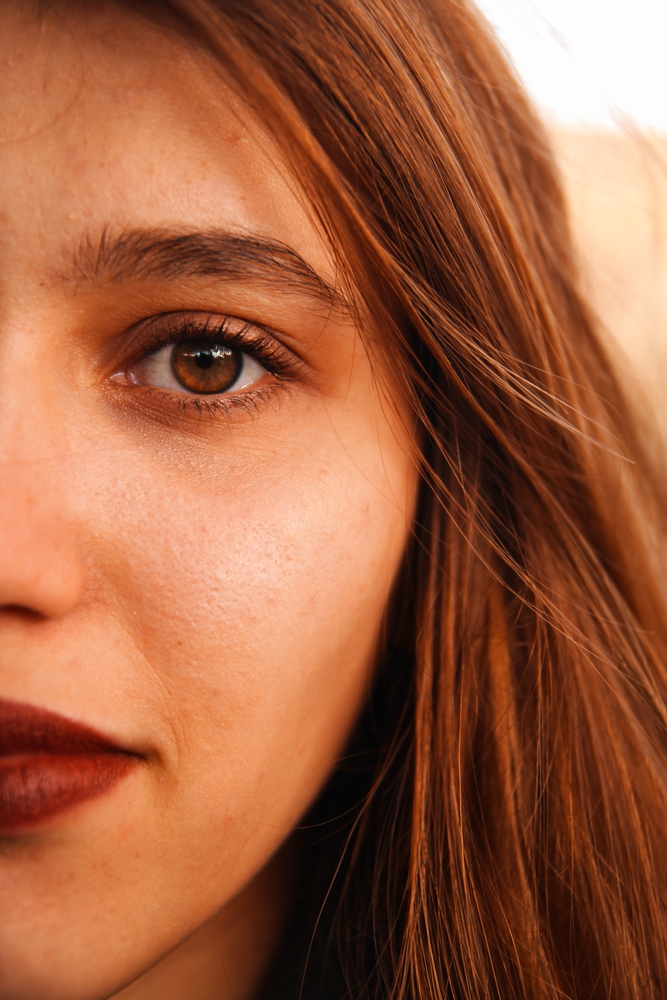
#> input picture dataset/training_set/A/A_16.jpg, 667 x 1000 px, shrunk from 3456 x 5184 before the run, found by its file name
$ python image8.py   (older library calls are emulated)
#> lines starting #> are read from the running program, lines starting #| are printed output that depends on the picture; after the words box and inside, x2 and y2 are one past the last pixel; in counts of white or black regions, pixels touching at a corner belong together
# coding: Shift_JIS

import cv2
import numpy as np

# 指定した画像(path)の物体を検出し、外接矩形の画像を出力します
def detect_contour():

  # 画像を読込
  src = cv2.imread("/Users/s-han/git/python_apple/dataset/training_set/A_16.jpg")
#> src is the input picture: shape (1000, 667, 3); mean B, G, R 64.4, 95.1, 159.1

  # グレースケール画像へ変換
  gray = cv2.cvtColor(src, cv2.COLOR_BGR2GRAY)
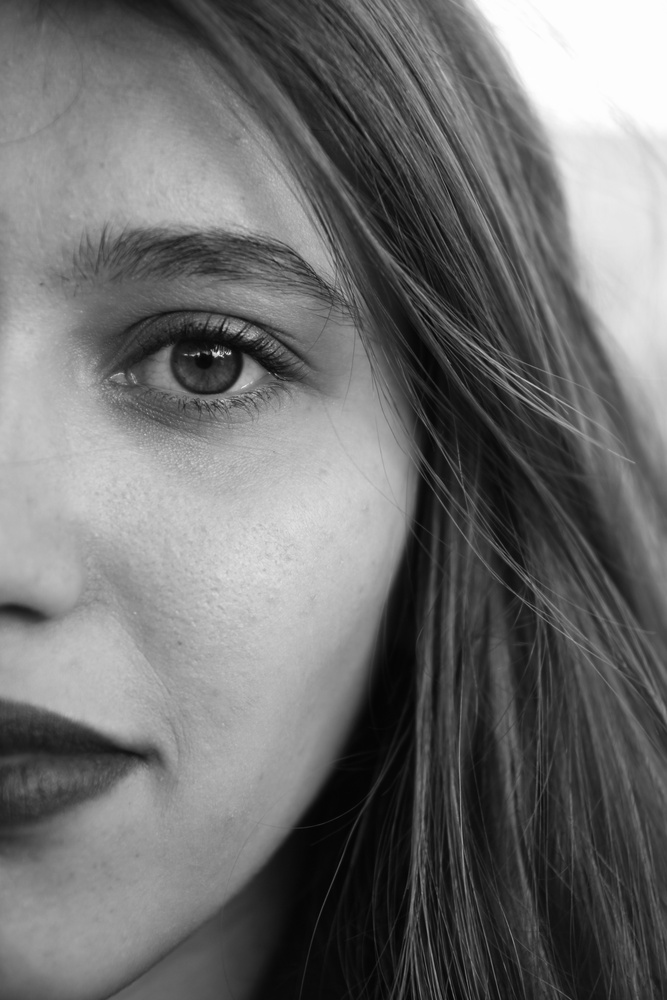
#> gray: shape (1000, 667); min 1, max 255, mean 110.8

  # 2値化
  retval, bw = cv2.threshold(gray, 50, 255, cv2.THRESH_BINARY | cv2.THRESH_OTSU)
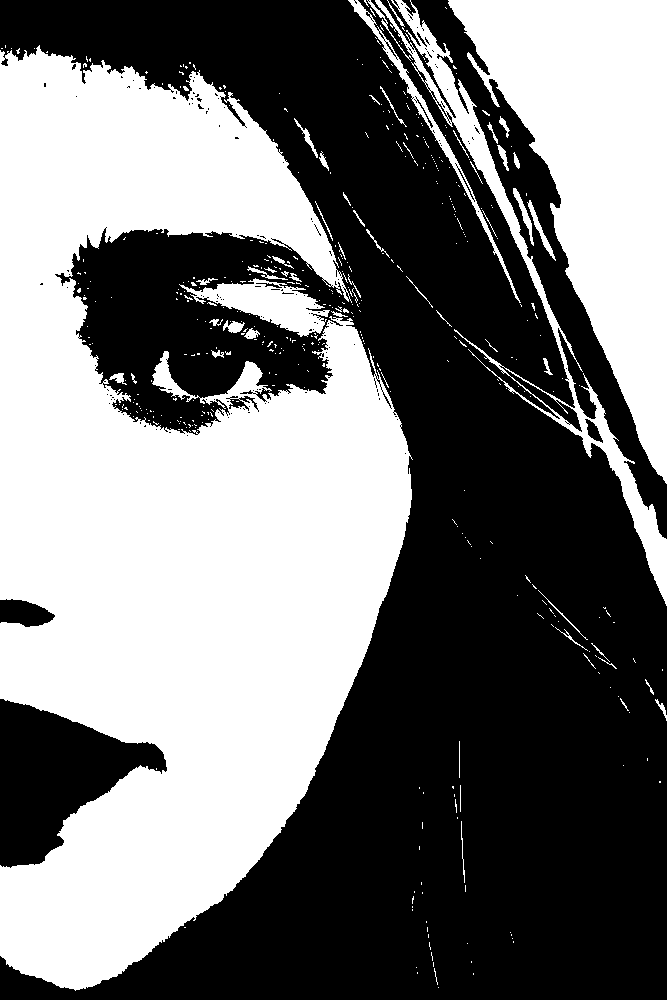
#> bw: shape (1000, 667); 46.5% white; 454 white regions (399 under 20 px)
#> retval = 114

  # 輪郭を抽出
  #   contours : [領域][Point No][0][x=0, y=1]
  #   cv2.CHAIN_APPROX_NONE: 中間点も保持する
  #   cv2.CHAIN_APPROX_SIMPLE: 中間点は保持しない
  image, contours, hierarchy = cv2.findContours(bw, cv2.RETR_LIST, cv2.CHAIN_APPROX_NONE)
#> contours = 773 contours, 719 with area under 20; largest, box (x1, y1, x2, y2) and area: (0, 45, 413, 991) 235651, (448, 0, 667, 484) 50537, (375, 0, 667, 606) 10666, (179, 278, 330, 337) 3702, (348, 0, 521, 303) 1867

  # 矩形検出された数（デフォルトで0を指定）
  detect_count = 0

  # 各輪郭に対する処理
  for i in range(0, len(contours)):

    # 輪郭の領域を計算
    area = cv2.contourArea(contours[i])

    # ノイズ（小さすぎる領域）と全体の輪郭（大きすぎる領域）を除外
    if area < 1e2 or 1e5 < area:
      continue

    # 外接矩形
    if len(contours[i]) > 0:
      rect = contours[i]
      x, y, w, h = cv2.boundingRect(rect)
      cv2.rectangle(src, (x, y), (x + w, y + h), (0, 255, 0), 2)

      # 外接矩形毎に画像を保存
      cv2.imwrite('out' + str(detect_count) + '.jpg', src[y:y + h, x:x + w])

      detect_count = detect_count + 1
#> this loop made 773 passes
#> (area, x, y, w, h) on passes 110, 167, 178, 235, 325, 427, 520, 527, 599, 768, 770, 773: (225.5, 584, 418, 20, 26), (140, 228, 398, 22, 14), (100, 238, 395, 21, 16), (800.5, 499, 365, 84, 68), (132.5, 223, 320, 22, 13), (3702.5, 179, 278, 151, 59), (230, 527, 200, 29, 61), (215, 513, 188, 21, 58), (105, 294, 118, 24, 40), (50537, 448, 0, 219, 484), (10666, 375, 0, 292, 606), (1867, 348, 0, 173, 303)
#> area on passes 42, 55: 43.5, 21.5
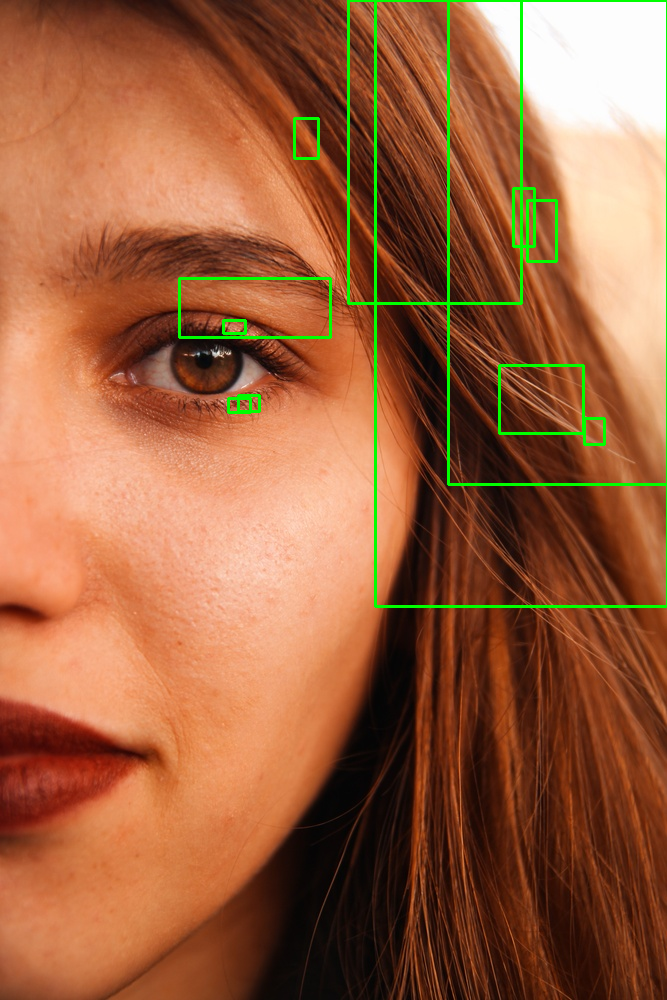
#> src: shape (1000, 667, 3); 1.9% of pixels changed, all inside (x1, y1, x2, y2) = (178, 0, 667, 608)
#> after the loop, detect_count = 12

  # 外接矩形された画像を表示
  # cv2.imshow('output', src)
  # cv2.waitKey(0)

  # 終了処理
  cv2.destroyAllWindows()

if __name__ == '__main__':
  detect_contour()
